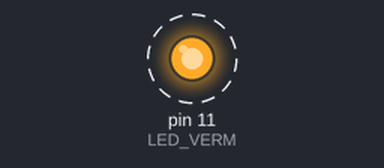
Simulated run of this sketch. Board: Arduino Uno, built with avr-gcc and run on an emulated ATmega328P. On the bench: output pins drawn as LEDs (lit = HIGH). Dashed ring = blinking.

Above: at 0.2 s.
Timing chart, 0 to 3.0 s (numbered marks = the images above):
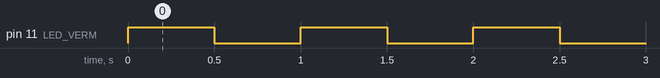

The sketch:

etapa1_led.ino
```cpp
/*
  MINICURSO DE ROBÓTICA — Parte 1, Etapa 1: o primeiro LED
  Montagem: LED vermelho com o anodo (perna longa) ligado ao D11;
            catodo com resistor de 560 Ω até o trilho GND.
  Resultado esperado: o LED pisca a cada meio segundo.
*/
const int LED_VERM = 11;

void setup() {
  pinMode(LED_VERM, OUTPUT);       // D11 passa a ser uma SAÍDA
}

void loop() {
  digitalWrite(LED_VERM, HIGH);    // 5 V no pino: acende
  delay(500);                      // espera 500 ms
  digitalWrite(LED_VERM, LOW);     // 0 V no pino: apaga
  delay(500);
}

/* Desafios:
   1) Pisque mais rápido. Até quantos ms o olho ainda percebe o pisca?
   2) Faça "SOS" em código Morse (curto = 200 ms, longo = 600 ms).
*/
```

Measured:
- by itself, pin 11 (LED_VERM): alternates HIGH for 0.50 s and LOW for 0.50 s
